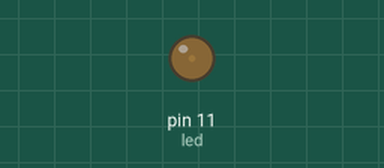
Simulated run of this sketch. Board: Arduino Uno, built with avr-gcc and run on an emulated ATmega328P. Parts: output pins drawn as LEDs (lit = HIGH).

Above: at 0.05 s.
At 0.5 s:
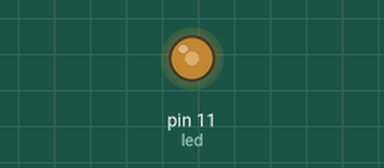
At 0.95 s:
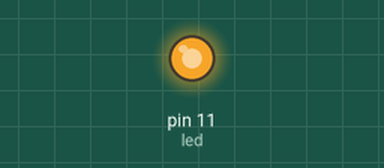
At 1.8 s:
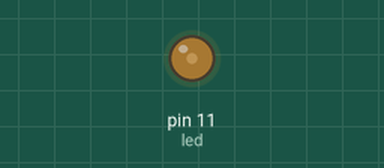
Timing chart, 0 to 4.7 s (numbered marks = the images above):
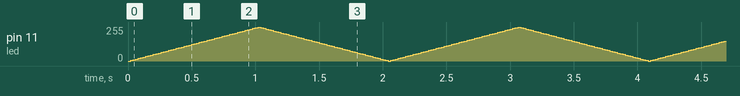

The sketch:

Fade.ino
```cpp
/*
 Fade

 Fade an LED on pin 11 using analog Write

 The pin 11 is a PWM cable pin which uses the analog output(analogWrite) function.
 Be sure to have the symbol "~" on the pin of arduino when using analog input
 */
int led = 11;                                     // digital pin 11 for LED
int brightness = 0;                               // starts at 0 for brightness
int fadeAmount = 5;                               // every bit value of 5


void setup() {
  // put your setup code here, to run once:
pinMode(led, OUTPUT);                             // declare pin 11 to be an output
}

void loop() {
  // put your main code here, to run repeatedly:
analogWrite(led, brightness);                     // The brightness of the LED will change depending on the bit value

brightness = brightness + fadeAmount;             // using the arithmetic operation to find the brightness by adding the fadeAmount incrementing by 5

if (brightness <=0 || brightness >=255){          // using the "if" control structure condition to fade the brightness
fadeAmount = - fadeAmount;                        // it will substract whatever the fadeAmount was before
}
delay(20);                                        // delay for 20 milliseconds
}
```
